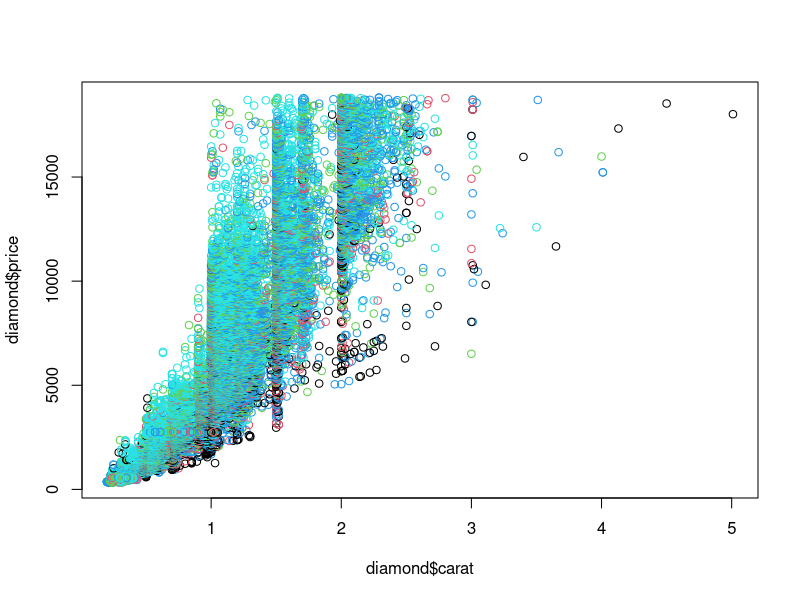

R code for this plot:
library(ggplot2)
diamond <- diamonds
plot(diamond$carat, diamond$price, col = diamond$cut)
s <- list(name="John", age=21, GPA=3.5)
class(s) <- "student"
s

setClass("student2", representation(name = "character", age = "numeric", GPA = "numeric"))
me <- new("student2", name = "Jonathan", age = 23, GPA = 3.7)
me

setMethod("show", "student2", function(object){
  cat(object@name, "\n", object@age, "\n", object@GPA)
})